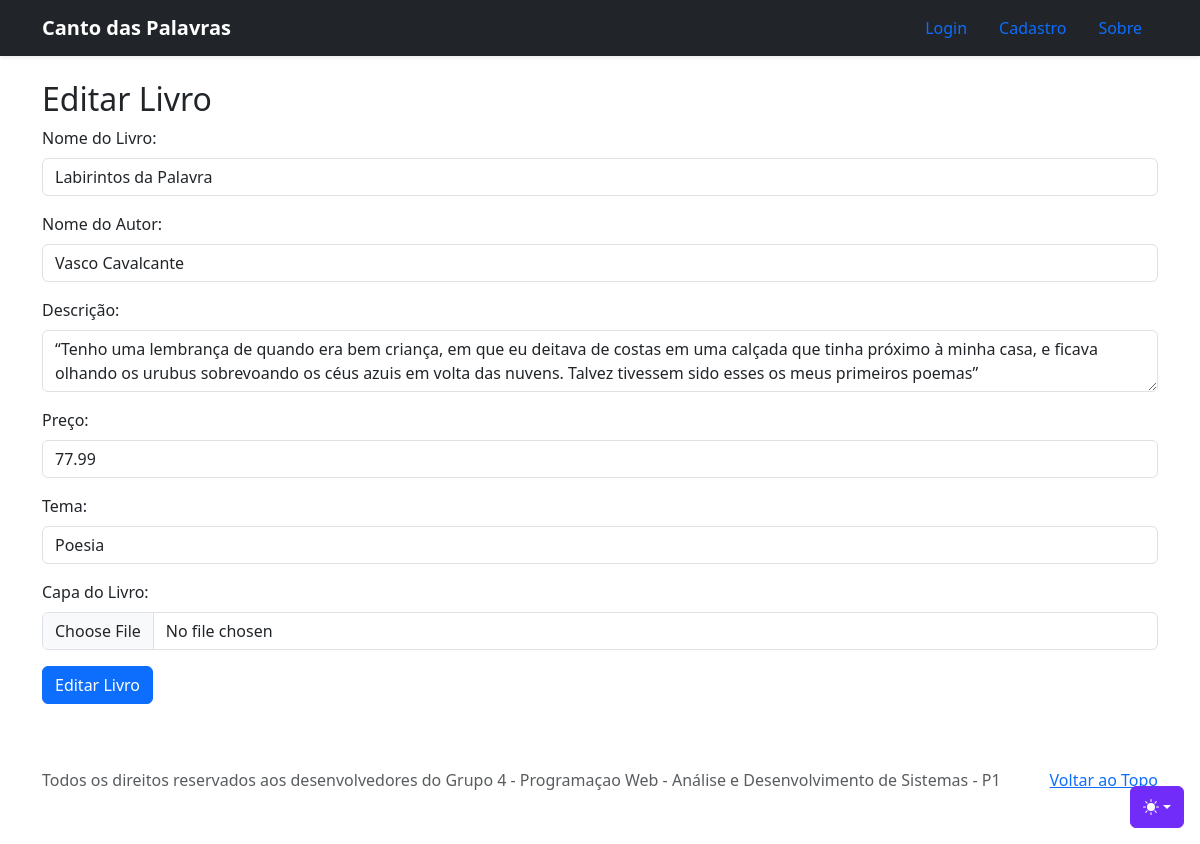
/editarlivro.php?id=27, run on the app's committed database.
### tables this page shows
CREATE TABLE `livros` (
  `idlivro` int(11) NOT NULL,
  `nomelivro` varchar(255) NOT NULL,
  `nomeautor` varchar(255) NOT NULL,
  `descricao` text NOT NULL,
  `preco` decimal(7,2) NOT NULL,
  `tema` varchar(255) NOT NULL,
  `imagem` varchar(500) NOT NULL
);

### editarlivro.php (the view, shortened to what this page needs)
<?php
require_once('src/conexao-bd.php');
if (isset($_GET['id'])) {
    $iddolivro = $_GET['id'];
    $stmt = $pdo->prepare("SELECT * FROM livros WHERE idlivro = :id");
    $stmt->bindParam(':id', $iddolivro);
    $stmt->execute();
    $livro = $stmt->fetch(PDO::FETCH_ASSOC);
} else {
    echo "ID do livro não fornecido.";
}
?>
<!doctype html>
<html lang="pt-br" data-bs-theme="auto">
    <head><script src="../assets/js/color-modes.js"></script>
    <link rel="stylesheet" href="https://cdn.jsdelivr.net/npm/@docsearch/css@3">
    <link href="../assets/dist/css/bootstrap.min.css" rel="stylesheet">
    <link href="assets/dist/css/style.css" rel="stylesheet">
    </head>
    <body>
    <div class="dropdown position-fixed bottom-0 end-0 mb-3 me-3 bd-mode-toggle">
        <button class="btn btn-bd-primary py-2 dropdown-toggle d-flex align-items-center"
                id="bd-theme"
                type="button"
                aria-expanded="false"
                data-bs-toggle="dropdown"
                aria-label="Toggle theme (auto)">
        <svg class="bi my-1 theme-icon-active" width="1em" height="1em"><use href="#circle-half"></use></svg>
        </button>
    </div>
    <header class="navbar navbar-dark bg-dark shadow-sm">
        <div class="container">
        <a href="" class="navbar-brand d-flex align-items-center">
            <strong>Canto das Palavras</strong>
        </a>
        <ul class="nav">
            <?php
            if(isset($_SESSION['idusuario'])){
                echo '<li class="nav-item">
                    <a class="nav-link btn btn-outline-light" href="cadastrousuarioadm.php">Adicionar Usuário</a>
                    </li>
                <li class="nav-item">
                    <a class="nav-link btn btn-outline-light" href="cadastrolivro.php">Adicionar livro</a>
                    </li>
                    <li class="nav-item">
                    <a class="nav-link btn btn-outline-light" href="logout.php">Logout</a>
                    </li>
                    <li class="nav-item">
                    <a class="nav-link btn btn-outline-light" href="admin.php">Gerênciamento da Loja</a>
                    </li>'
                    ;
            } else {
            echo '<li class="nav-item">
                    <a class="nav-link btn btn-outline-light" href="login.php">Login</a>
                    </li>
                    <li class="nav-item">
                    <a class="nav-link btn btn-outline-light" href="cadastrousuario.php">Cadastro</a>
                    </li>
                    <li class="nav-item">
                    <a class="nav-link btn btn-outline-light" href="sobre.php">Sobre</a>
                    </li>'
                    ;
            }?>
        </ul>
        </div>
    </header>
<main>
    <section>
        <div class="container">
            <br>
            <h2>Editar Livro</h2>
            <form action="editarlivrobd.php?id=<?= $livro['idlivro']; ?>" method="post" enctype="multipart/form-data">
                <div class="mb-3">
                    <label for="nomelivro" class="form-label">Nome do Livro:</label>
                    <input type="text" name="nomelivro" class="form-control" value="<?= $livro['nomelivro']; ?>" required>
                </div>
                <div class="mb-3">
                    <label for="nomeautor" class="form-label">Nome do Autor:</label>
                    <input type="text" name="nomeautor" class="form-control" value="<?= $livro['nomeautor']; ?>" required>
                </div>
                <div class="mb-3">
                    <label for="descricao" class="form-label">Descrição:</label>
                    <textarea name="descricao" class="form-control" required><?= $livro['descricao']; ?></textarea>
                </div>
                <div class="mb-3">
                    <label for="preco" class="form-label">Preço:</label>
                    <input type="number" name="preco" step="0.01" class="form-control" value="<?= $livro['preco']; ?>" required>
                </div>
                <div class="mb-3">
                    <label for="tema" class="form-label">Tema:</label>
                    <input type="text" name="tema" class="form-control" value="<?= $livro['tema']; ?>" required>
                </div>
                <div class="mb-3">
                    <label for="imagem" class="form-label">Capa do Livro:</label>
                    <input type="file" name="novaimagem" class="form-control" accept="image/*">
                </div>
                <div class="mb-3">
                    <input type="submit" value="Editar Livro" class="btn btn-primary">
                </div>
            </form>
        </div>
    </section>
</main>
<footer class="text-body-secondary py-5">
  <div class="container">
    <p class="float-end mb-1">
      <a href="#">Voltar ao Topo</a>
    </p>
    <p class="mb-1">Todos os direitos reservados aos desenvolvedores do Grupo 4 - Programaçao Web - Análise e Desenvolvimento de Sistemas - P1 </p>
  </div>
</footer>
</body>
</html>

### data on the page
livros: nomelivro "Labirintos da Palavra", nomeautor "Vasco Cavalcante", descricao "“Tenho uma lembrança de quando era bem criança, em que eu deitava de costas em uma calçada que tinha próximo à minha casa, e ficava olhando os urubus sobrevoando os céus azuis em volta das nuvens. Talvez tivessem sido esses os meus primeiros poemas”", preco "77.99", tema "Poesia"
